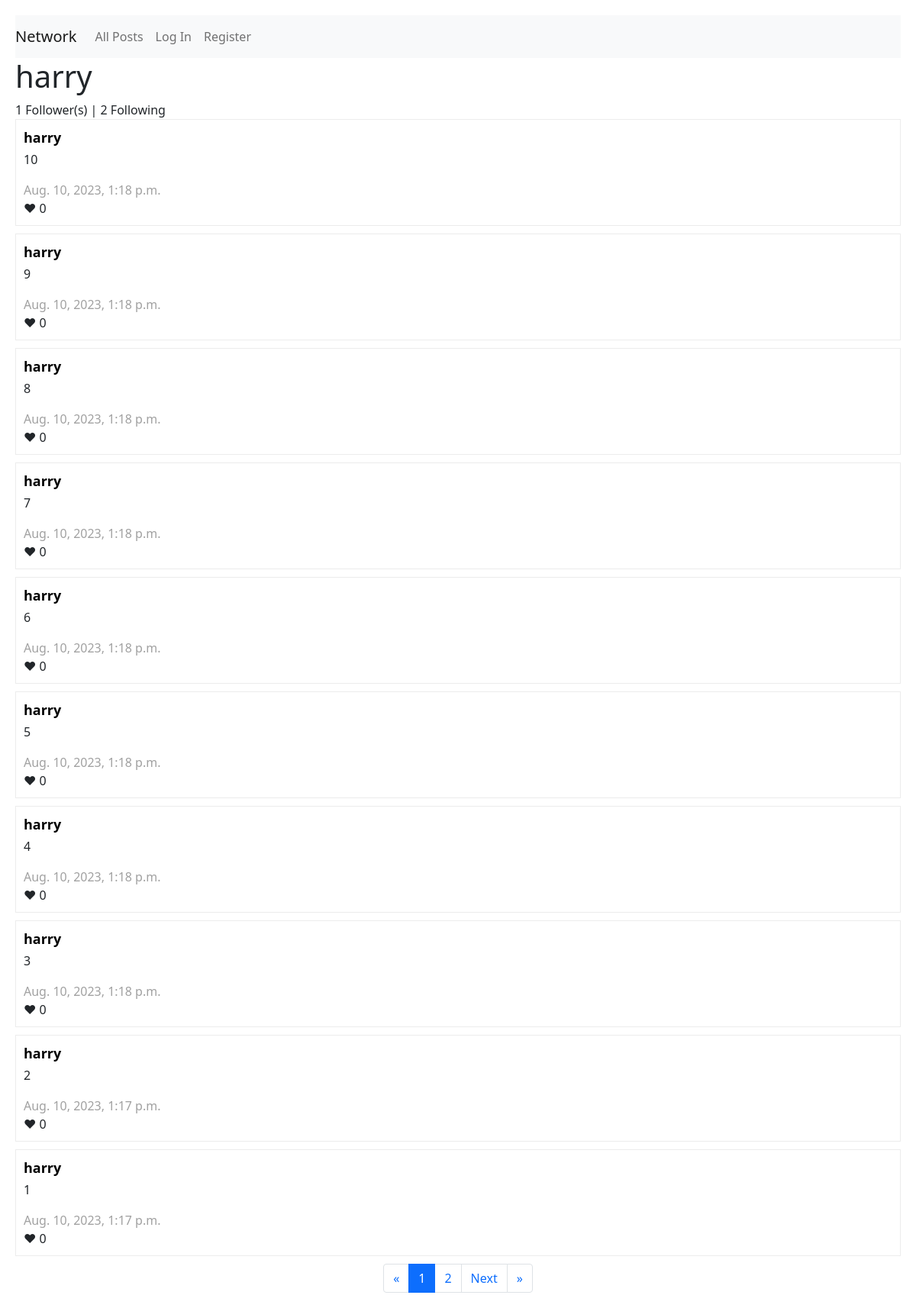
/users/3, run on the app's committed database.
### network/models.py (models this page shows, shortened)
class User(AbstractUser):
    pass

class Post(models.Model):
    user = models.ForeignKey(User, on_delete=models.CASCADE, related_name="posts")
    text = models.CharField(max_length=500)
    timestamp = models.DateTimeField(auto_now_add=True)
    likes = models.IntegerField(editable=False, default=0)

### network/views.py (the view)
# urls.py: path("users/<int:user_id>", views.view_profile, name="view_profile"),
def view_profile(request, user_id):
    user = User.objects.get(pk=user_id)
    following = Following.objects.filter(user=user_id).count()
    followers = Following.objects.filter(followed_users=user_id).count()
    is_following = False
    if request.user.is_authenticated:
        try:
            follow = Following.objects.get(user=request.user, followed_users=user)
            is_following = True
        except Following.DoesNotExist:
            pass
    user_posts = Post.objects.filter(user=user).order_by("-timestamp").all()
    paginator = Paginator(user_posts, 10)
    page_number = request.GET.get('page')
    page_obj = paginator.get_page(page_number)
    return render(request, "network/users.html", {
        "profile_user": user,
        "page_obj": page_obj,
        "following": following,
        "followers": followers,
        "is_following": is_following
    })

### network/templates/network/users.html (shortened to what this page needs)
{% extends "network/layout.html" %}
{% block body %}
    <h1>{{profile_user.username}}</h1>
    <div>{{followers}} Follower(s) | {{following}} Following</div>
    {% for post in page_obj %}
    <div id = post-details>
        <div class="username">{{ post.user.username}}</div>
        <div class="text">{{ post.text|linebreaks}}</div>
        <div class="timestamp">{{ post.timestamp}}</div>
        <div class="likes">&#10084; {{ post.likes}}</div>
    </div>
    {% endfor %}
    {% include "network/pagination.html" %}
{% endblock %}

### network/static/network/styles.css (style rules this page uses)
body { margin:20px; position:relative; }
#post-details { border: 1px solid rgb(236, 236, 236); margin-bottom:10px; padding:10px; }
.username { font-weight: bold; font-size:18px; margin-bottom:3px; color:black; }
.timestamp { color:rgb(161, 161, 161) }

### data on the page
User: username "harry"
Post: user.username "harry", text "10", timestamp "Aug. 10, 2023, 1:18 p.m.", likes "0"
Post: user.username "harry", text "9", timestamp "Aug. 10, 2023, 1:18 p.m.", likes "0"
Post: user.username "harry", text "8", timestamp "Aug. 10, 2023, 1:18 p.m.", likes "0"
Post: user.username "harry", text "7", timestamp "Aug. 10, 2023, 1:18 p.m.", likes "0"
Post: user.username "harry", text "6", timestamp "Aug. 10, 2023, 1:18 p.m.", likes "0"
Post: user.username "harry", text "5", timestamp "Aug. 10, 2023, 1:18 p.m.", likes "0"
Post: user.username "harry", text "4", timestamp "Aug. 10, 2023, 1:18 p.m.", likes "0"
Post: user.username "harry", text "3", timestamp "Aug. 10, 2023, 1:18 p.m.", likes "0"
Post: user.username "harry", text "2", timestamp "Aug. 10, 2023, 1:17 p.m.", likes "0"
Post: user.username "harry", text "1", timestamp "Aug. 10, 2023, 1:17 p.m.", likes "0"

### other printed values
{{ followers }} "1"
{{ following }} "2"
{{ page_obj.number }} "1"
{{ page_obj.next_page_number }} "2"
